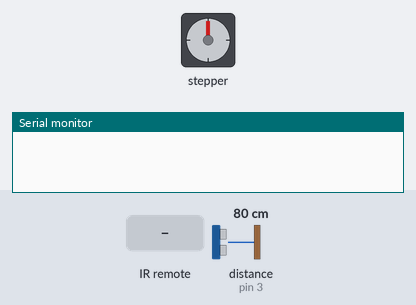
The sketch below on a simulated Arduino Uno, built with avr-gcc and run on an emulated ATmega328P. Parts: stepper motor, the last lines printed to the serial monitor. The test bench sets the inputs (shaded band); at power-on: distance to the obstacle (sensor on pin 3) 80 cm. The echo pulse lasts 58.3 µs per cm; stepper angles assume 4096 steps per turn.

Above: at 1.5 s.
1.6 s: distance to the obstacle (sensor on pin 3) set to 299 cm
At 2.47 s:
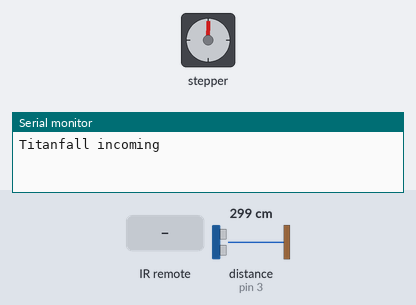
5.1 s: infrared code 0x45 received
At 9.67 s:
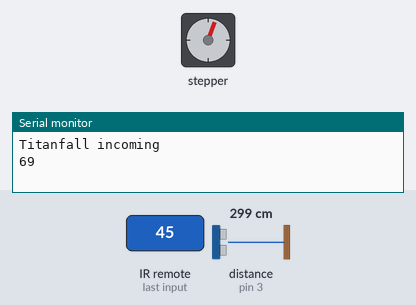
Timing chart, 0 to 19.5 s (numbered marks = the images above; inputs shaded):
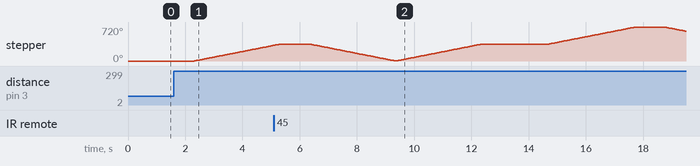

The sketch:

bridgecontrol.ino
```cpp
// Protocol 3: Protect the Hydraulic Milk.
// Include libraries for the ir remote, stepper driver, and ultrasonic sensor.
#include <IRremote.h>
#include <NewPing.h>
#include <CheapStepper.h>

// Define the pin for the IR receiver.
#define IRpin 7
int sc = 0; //sonar count variable
int ic = 3; //succesful sonar ping count variable to trigger incoming vehicle
int ba = 360; //number of degrees for motor to turn
int bd = 1000; //delay between bridge opening and closing in ms
int mi = 0; // manual open/close position

// Define trigger pin, echo pin, and max measured distance in cm.
NewPing sonar(2, 3, 400);
CheapStepper bridge (8,9,10,11);
// friendship ended with robert sanchez, now tyler henry is friend

int INCOMING(){ //Standby for titanfall
  Serial.println("Titanfall incoming");
  sc = 0;
  bridge.moveDegrees (true, ba);
  delay(bd);
  bridge.moveDegrees (false, ba);
}

int manual(){
  if (mi == 0){
    bridge.moveDegrees (true, ba);
    mi++;
  }
  else {
    bridge.moveDegrees (false, ba);
    mi = 0;
  }
}

void setup() {
  Serial.begin(9600); // begins serial interface
  IrReceiver.begin(IRpin); // starts the IR receiver
  bridge.setRpm(20);

}

void loop() {

  if (IrReceiver.decode()) {
    IrReceiver.resume(); // if the arduino receives and decodes a command, it'll resume watching the receiver
  Serial.println(IrReceiver.decodedIRData.command); // prints the number of the command it just received and decodes
  if (IrReceiver.decodedIRData.command == 69) // runs the manual open or close if the code is 69, nice
    manual();

  }

  delay(500);
  int distance = sonar.ping_median(10); // send 10 pings and get the median of them, pong
  int cm = NewPing::convert_cm(distance); // convert to centimeters
  //Serial.println(cm);

  // logik to make sure there's actually a car there
  if (cm > 1)
    sc++;
  if ((sc > 0) && (cm < 1))
    sc = 0;
  if (sc == ic)
    INCOMING(); // do the thing

  //Serial.println(sc);


}
```
